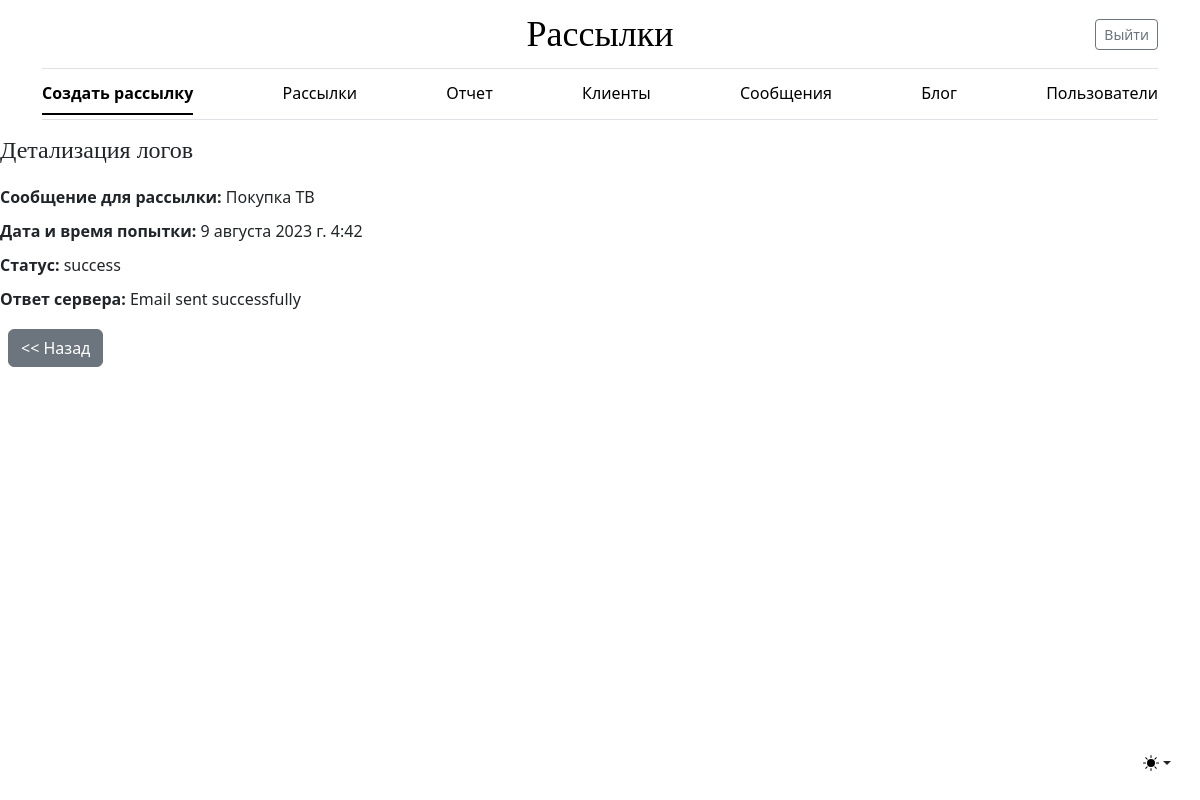
The page /log/1/ (signed in) on the database its author committed.
### mailing/models.py (models this page shows)
class Log(models.Model):
    STATUS = (
        ('success', 'Успешно'),
        ('error', 'Ошибка'),
    )
    message = models.ForeignKey('Message', on_delete=models.CASCADE, **NULLABLE, verbose_name='Сообщение')
    date_attempt = models.DateTimeField(auto_now=True, verbose_name='Дата и время отправки')
    attempt_status = models.CharField(max_length=20, choices=STATUS, verbose_name='Статус отправки')
    server_response = models.TextField(**NULLABLE, verbose_name='Ответ сервера')
    class Meta:
        verbose_name = 'Лог'
        verbose_name_plural = 'Логи'

class Message(models.Model):
    subject_message = models.CharField(max_length=255, **NULLABLE,
                                       verbose_name='Тема сообщения')
    message = models.TextField(**NULLABLE, verbose_name='Сообщение')
    owner = models.ForeignKey(settings.AUTH_USER_MODEL, on_delete=models.SET_NULL, **NULLABLE,
                              verbose_name='Владелец')
    def __str__(self):
        return f'{self.subject_message}'
    class Meta:
        verbose_name = 'Сообщение'
        verbose_name_plural = 'Сообщения'

### mailing/views.py (the view)
# urls.py: path('log/<int:pk>/', LogDetailView.as_view(), name='log_details'),
class LogDetailView(LoginRequiredMixin, DetailView):
    model = Log
    template_name = 'mailing/log_detail.html'

### mailing/templates/mailing/log_detail.html
{% extends 'mailing/base.html' %}
{% block content %}
  <div style="display: flex; flex-direction: column; gap: 10px;">
    <h1 style="font-size: 24px; margin-bottom: 10px;">Детализация логов</h1>
    <div><strong>Сообщение для рассылки:</strong> {{ object.message }}</div>
    <div><strong>Дата и время попытки:</strong> {{ object.date_attempt }}</div>
    <div><strong>Статус:</strong> {{ object.attempt_status }}</div>
    <div><strong>Ответ сервера:</strong> {{ object.server_response }}</div>
    <div class="col-12">
      <a href="{% url 'mailing:log_list' %}" class="btn btn-secondary m-2"><< Назад</a>
    </div>
  </div>
{% endblock %}

### static/css/blog.css (style rules this page uses)
h1, h2, h3, h4, h5, h6 { font-family: "Playfair Display", Georgia, "Times New Roman", serif; }

### rows shown on the page
Log: message "Покупка ТВ", date_attempt "9 августа 2023 г. 4:42", attempt_status "success", server_response "Email sent successfully"
